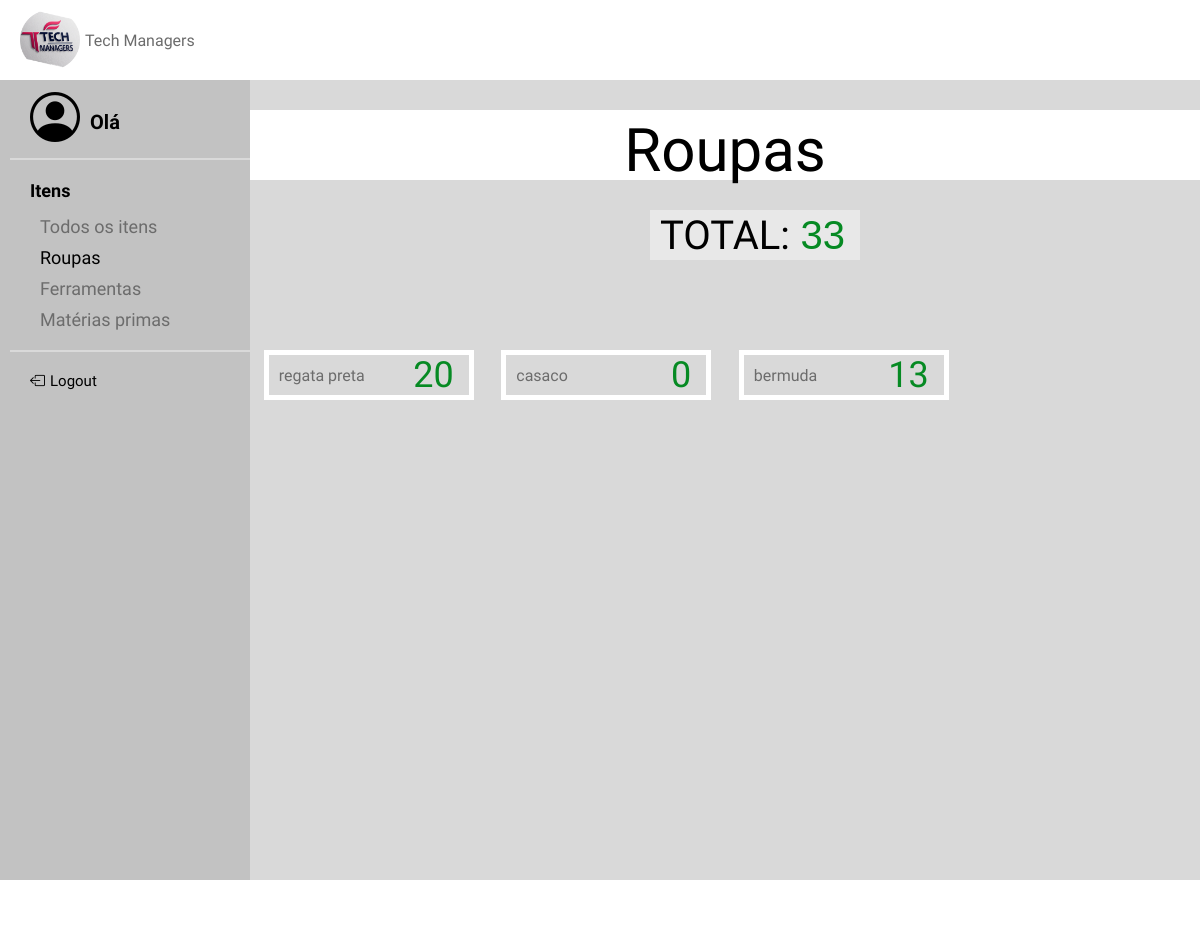
/TelaAR, run on an earlier commit of the app's database.
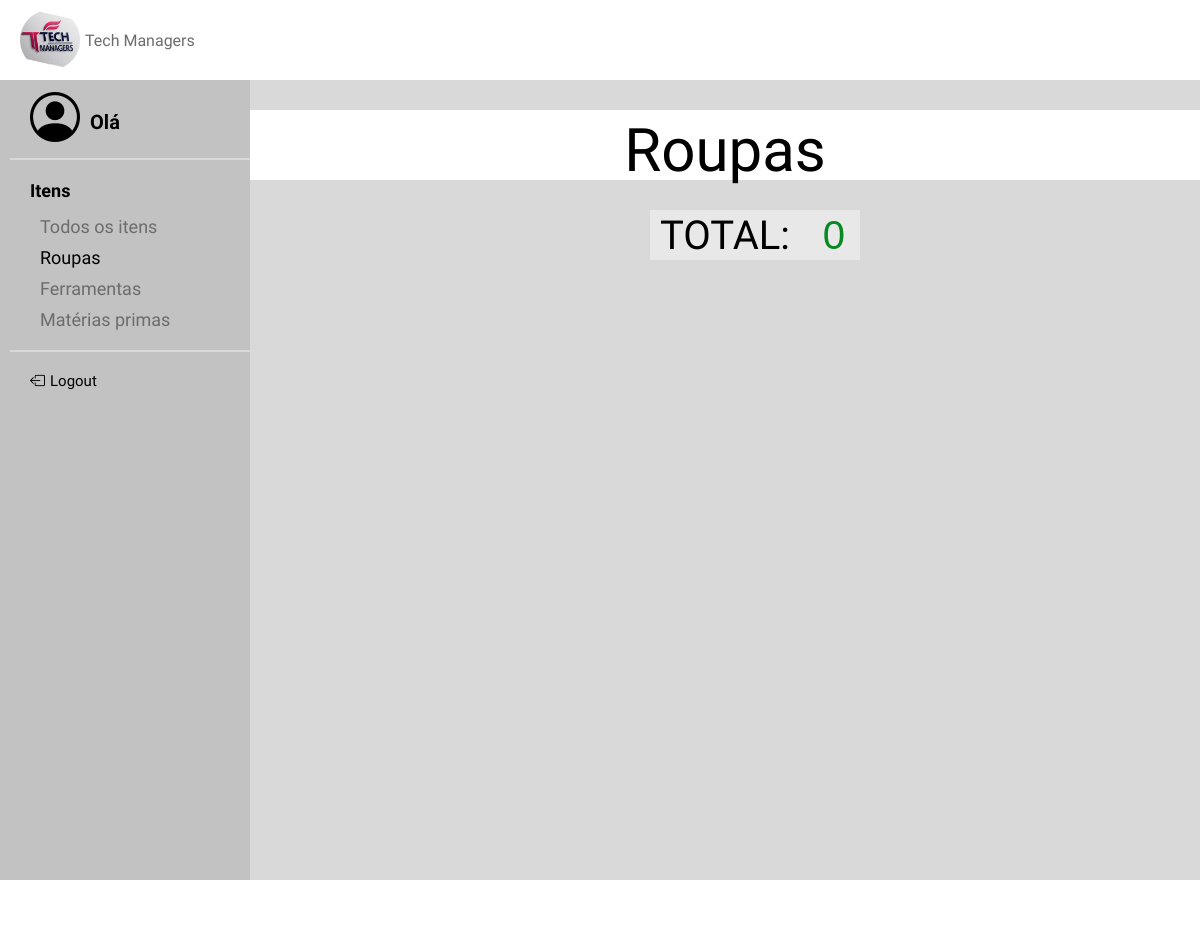
And on a later commit of the database.
### models.py (models this page shows, shortened)
class ITEM(Base):
    __tablename__ = 'item'
    id = Column(Integer, primary_key=True, unique=True, nullable=False, index=True)
    nome = Column(String(40), nullable=False, index=True)
    tipo = Column(String(40), nullable=False, index=True)
    quantidade = Column(Integer, nullable=False, index=True)

### app.py (the view)
@app.route('/TelaAR')
def tela_roupas():
    itens = ITEM.query.filter_by(tipo="Roupa").all()
    total = db_session.query(func.sum(ITEM.quantidade)).filter(ITEM.tipo == "Roupa").scalar() or 0
    return render_template("TelaARoupas.html", itens=itens, total=total)

### templates/TelaARoupas.html
{% extends "base.html" %}
{% block conteudo %}
    <link rel="stylesheet" href="/static/TelaARoupas.css">
    <div class="container">
        <div id="numero">
            <p class="titulo">Roupas</p>
        </div>
        <div id="total">
            <p for="numero" id="textonumero"> TOTAL: </p>
            <input type="number" id="camponumero" name="numero" value="{{ total }}" readonly>
        </div>
        <div class="cards">
            {% for item in itens %}
                <div class="card">
                    <form class="input-group">
                        <input type="text" id="nome" name="nome" value="{{ item.nome }}" readonly>
                        <input type="number" id="quantidade" name="quantidade" value="{{ item.quantidade }}" disabled>
                    </form>
                </div>
            {% endfor %}
        </div>
    </div>
{% endblock %}

### templates/base.html (shortened to what this page needs)
<!DOCTYPE html>
<html lang="pt-br">
<head>
    <link rel="stylesheet" href="https://cdn.jsdelivr.net/npm/bootstrap-icons@1.10.5/font/bootstrap-icons.css">
    <link rel="stylesheet" href="/static/base.css">
</head>
<body>
<header>
    <a class="navbar-brand" id="logo">
        <img src="../static/imagens/logo.png" width="60" height="60">
        <strong class="koulen-regular" id="txt_logo">Tech Managers</strong>
    </a>
</header>
<aside class="sidebar">
    {% if 'admin' in session and session['admin'] %}
        <div class="pessoa"><i class="bi bi-person-circle" id="person"></i>
            <p>Olá Admin</p></div>
        <hr>
        <dl class="lista">
            <dt class="dt1" id="txt"><a href="{{ url_for('telafuncionarios') }}">Funcionarios</a></dt>
            <dt class="dt2" id="txt"><a href="{{ url_for('telaitens') }}">Itens</a></dt>
            <dd class="dd1" id="txt"><a href="{{ url_for('telaitens') }}">Todos os itens</a></dd>
            <dd class="dd2" id="txt"><a href="{{ url_for('tela_roupas') }}">Roupas</a></dd>
            <dd class="dd3" id="txt"><a href="{{ url_for('tela_ferramentas') }}">Ferramentas</a></dd>
            <dd class="dd4" id="txt"><a href="{{ url_for('tela_materia_prima') }}">Matérias primas</a></dd>
            <dd class="dd5" id="txt"><a href="{{ url_for('tela_movimentacao') }}">Movimentação</a></dd>
        </dl>
    {% else %}
        <div class="pessoa"><i class="bi bi-person-circle" id="person"></i>
            <p>Olá {{ session['nome_funcionario'] }}</p></div>
        <hr>
        <dl class="lista">
            <dt class="dt2" id="txt"><a href="{{ url_for('TelaFI') }}">Itens</a></dt>
            <dd class="dd1" id="txt"><a href="{{ url_for('TelaFI') }}">Todos os itens</a></dd>
            <dd class="dd2" id="txt"><a href="{{ url_for('tela_roupas') }}">Roupas</a></dd>
            <dd class="dd3" id="txt"><a href="{{ url_for('tela_ferramentas') }}">Ferramentas</a></dd>
            <dd class="dd4" id="txt"><a href="{{ url_for('tela_materia_prima') }}">Matérias primas</a></dd>
        </dl>
    {% endif %}
        <hr>
        <div class="deslogar"><i class="bi bi-box-arrow-left" id="logout"></i>
            <a href="{{ url_for('logout') }}">Logout</a></div>
</aside>
<main>
    <div class="meio">
        {% block conteudo %}
        {% endblock %}
    </div>
</main>
<footer>
</footer>
</body>
</html>

### static/base.css (style rules this page uses)
* { margin: 0; padding: 0; }
.koulen-regular { font-family: "Koulen", sans-serif; font-weight: 400; font-style: normal; }
body { background-color: #d9d9d9; display: grid; grid-template-columns: auto 1fr 1fr; }
header { width: 100%; height: 80px; background-color: #ffffff; display: flex; flex-direction: row; padding-left: 20px; justify-items: center; text-align: center; justify-content: flex-start; grid-column: span 3; }
#logo { margin-right: auto; display: flex; text-align: center; align-items: center; gap: 5px; width: auto; height: auto; }
main { height: 100%; width: 100%; min-height:100vh; display: flex; flex-direction: row; align-items: start; grid-column: span 2; }
footer { height: 50px; width: 100%; background-color: white; grid-column: span 3; }
aside hr { border: 1px solid #d9d9d9; margin-top: 10px; margin-bottom: 20px; margin-left: 10px; }
aside { height: inherit; width: 250px; background-color: #C2C2C2; color: #6c6c6c; padding-top: 10px; font-family: "Mako", sans-serif; font-size: 18px; display: flex; flex-direction: column; grid-column: span 1; }
#person { color: black; font-size: 50px; }
.pessoa { display: flex; flex-direction: row; font-size: 20px; margin-left: 30px; }
.pessoa p { margin-top: 20px; margin-left: 10px; color: black; font-weight: bold; }
#logout { color: black; font-size: 15px; }
.deslogar { display: flex; flex-direction: row; font-size: 15px; margin-left: 30px; color: black; }
.deslogar a { margin-left: 5px; color: black; }
dl { margin-left: 10px; display: flex; flex-direction: column; }
dt { margin-left: 20px; margin-bottom: 10px; }
.dt2 { margin-bottom: 15px; }
dd { margin-left: 30px; margin-bottom: 10px; }
.meio { width: 100%; height: 100%; background-color: #d9d9d9; }
a { text-decoration: none; color: #6c6c6c; }

### static/TelaARoupas.css (style rules this page uses)
.container { font-family: "Mako", sans-serif; display: flex; flex-direction: column; color: #000000; width: 100%; height: auto; align-items: center; justify-content: center; margin-top: 30px; }
#numero { display: grid; grid-template-columns: 1fr 1fr 1fr; grid-template-rows: auto; grid-template-areas: "n t c"; width: 100%; height: 70px; background-color: white; font-family: "Koulen", sans-serif; }
#total { margin-top: 30px; margin-bottom: 50px; width: 130px; height: 50px; background-color: #e8e8e8; display: flex; justify-self: center; align-items: center; text-align: center; justify-content: space-between; padding: 0px 10px 0px 10px; }
#camponumero { height: 50px; width: 70px; background-color: #e8e8e8; color: #068A23; font-size: 40px; border: none; text-align: end; }
#textonumero { color: black; font-size: 40px; align-self: center; justify-self: center; font-family: "Koulen", sans-serif; }
.titulo { grid-area: t; color: black; font-family: "Koulen", sans-serif; width: auto; height: 70px; display: flex; justify-items: center; text-align: center; align-items: center; justify-self: center; margin-top: 5px; font-size: 60px; }
.dt2 a { color: black; font-weight: bold; }
.dd2 a { color: black; }

What changed in the data, as far as the page shows it:
removed ITEM: nome "regata preta", quantidade "20"
removed ITEM: nome "casaco", quantidade "0"
removed ITEM: nome "bermuda", quantidade "13"
Also different on the page:
form field numero: "33" → "0"
